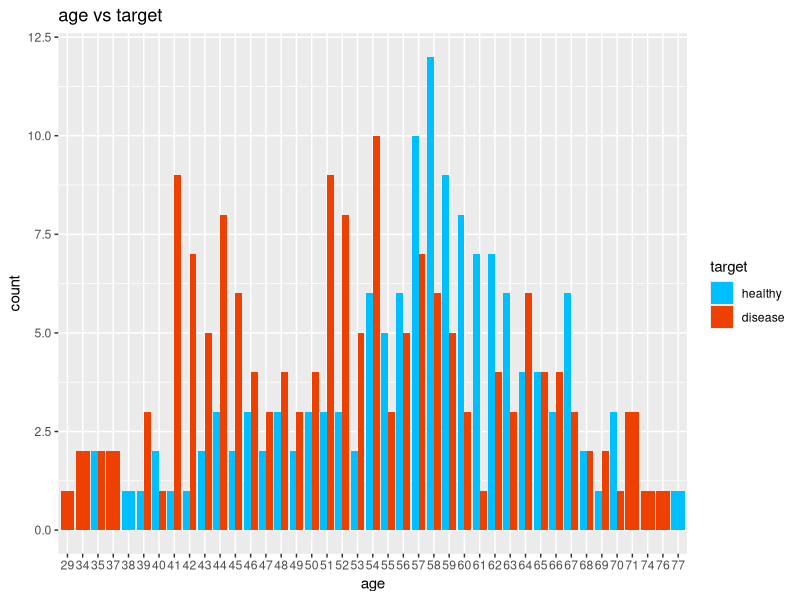

The R source for this figure:
library(dplyr)
library(readxl)
library(ggplot2)
df <- read_xlsx("regen20-dataset.xlsx")

df %>% head() 
df %>% colnames()

#check if there is any missing data
df %>% is.na() %>%
  sum()

#check the distribution of age
summary(as.factor(df$age))
df$age <- as.factor(df$age)

#check the number of patients
summary(as.factor(df$target))
df$target <- as.factor(df$target)


#look at how cardiovascular disease is spread among people's age
g <- ggplot(df, aes(age, fill = target))
g + geom_bar(position = 'dodge') +
  labs(title = 'age vs target') +
  scale_fill_manual(labels = c('healthy','disease'), values = c('deepskyblue1', 'orangered2'))


#training sets and testing sets 